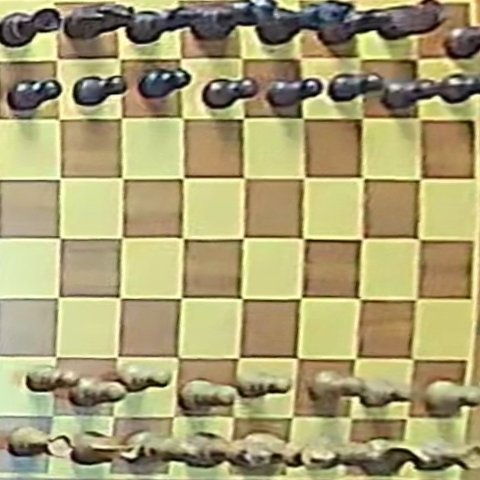
#> input picture data_for_use/pgn_data/game10/images/frame_000668.jpg, 480 x 480 px; its folder holds 4 pictures in this run
$ python deduplicate_frames.py ../../data_for_use/pgn_data/game10/images/frame_000668.jpg
#> lines starting #> are read from the running program, lines starting #| are printed output that depends on the picture
import os
import cv2
import numpy as np
from pathlib import Path
import shutil
import imagehash
from PIL import Image

def deduplicate_frames(images_dir, mse_threshold=300, hash_threshold=15, dry_run=True):
    """
    Remove duplicates using BOTH:
    - Downscaled MSE comparison
    - Perceptual hashing

    If EITHER method says images are similar -> duplicate
    """
    images_dir = Path(images_dir)
    duplicates_dir = images_dir.parent / "duplicates"

    image_files = list(images_dir.glob("*.jpg"))
    print(f"Found {len(image_files)} images")

    if len(image_files) < 2:
        print("Not enough images to compare.")
        return

    def get_small(img_path):
        """Load and downscale image for MSE comparison."""
        img = cv2.imread(str(img_path))
#> img is the input picture: shape (480, 480, 3); mean B, G, R 115.6, 160.6, 169.3
        return cv2.resize(img, (64, 64))
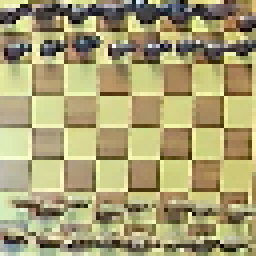
#> returned value: shape (64, 64, 3) (shown 4 times larger); mean of channels 0, 1, 2 114.8, 159.7, 168.5; drawn as B, G, R

    def calc_mse(small1, small2):
        """Calculate MSE between two small images."""
        err = np.sum((small1.astype("float") - small2.astype("float")) ** 2)
        return err / (64 * 64 * 3)

    def get_phash(img_path):
        """Get perceptual hash of image."""
        return imagehash.phash(Image.open(str(img_path)))

    duplicates = []
    kept = [image_files[0]]

    # Cache for previous image data
    prev_small = get_small(image_files[0])
    prev_hash = get_phash(image_files[0])

    for i, img_path in enumerate(image_files[1:], 1):
        curr_small = get_small(img_path)
        curr_hash = get_phash(img_path)

        # Calculate both metrics
        mse = calc_mse(prev_small, curr_small)
        hash_diff = abs(prev_hash - curr_hash)

        # Duplicate if EITHER method says so
        is_duplicate = (mse < mse_threshold) or (hash_diff < hash_threshold)

        if is_duplicate:
            duplicates.append(img_path)
        else:
            kept.append(img_path)
            prev_small = curr_small
            prev_hash = curr_hash

        if i % 500 == 0:
            print(f"  Processed {i}/{len(image_files)} | Kept: {len(kept)} | Dups: {len(duplicates)}")

    print(f"\n=== Summary ===")
    print(f"Total: {len(image_files)}")
    print(f"Unique: {len(kept)}")
    print(f"Duplicates: {len(duplicates)}")

    if dry_run:
        print("\n[DRY RUN] Use --execute to actually move files.")
    else:
        os.makedirs(duplicates_dir, exist_ok=True)
        for dup_path in duplicates:
            shutil.move(str(dup_path), str(duplicates_dir / dup_path.name))
        print(f"\nMoved {len(duplicates)} duplicates to: {duplicates_dir}")

if __name__ == "__main__":
    import sys

    images_dir = "/home/avinoamd/roni/BBDM/pgn_data/game11-20260104T231534Z-3-001/game11/images"

    dry_run = "--execute" not in sys.argv

    if dry_run:
        print("=== DRY RUN (use --execute to actually move files) ===\n")

    # Adjust thresholds to get ~150 unique frames from 11,000
    # mse_threshold: higher = more aggressive (try 500-2000)
    # hash_threshold: higher = more aggressive (try 20-35)
    deduplicate_frames(images_dir, mse_threshold=1500, hash_threshold=30, dry_run=dry_run)
#> (the call stopped at in get_phash, `return imagehash.phash(Image.open(str(img_path)))`: imagehash is not available in this run)
